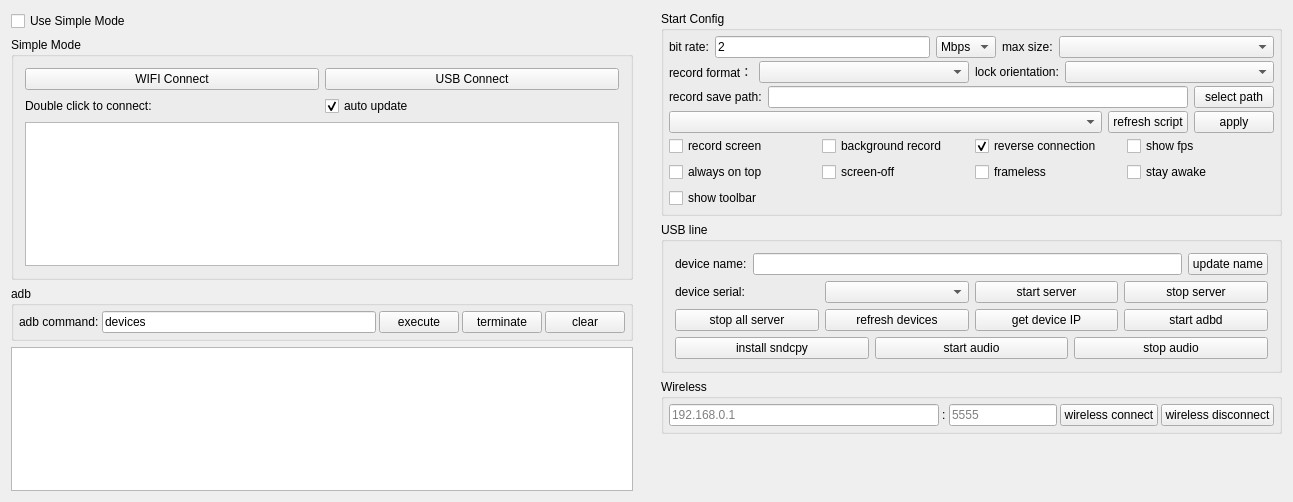
<?xml version="1.0" encoding="UTF-8"?>
<ui version="4.0">
 <class>Widget</class>
 <widget class="QWidget" name="Widget">
  <property name="geometry">
   <rect>
    <x>0</x>
    <y>0</y>
    <width>1293</width>
    <height>502</height>
   </rect>
  </property>
  <property name="windowTitle">
   <string notr="true">QtScrcpy</string>
  </property>
  <layout class="QHBoxLayout" name="horizontalLayout_11">
   <property name="leftMargin">
    <number>0</number>
   </property>
   <property name="topMargin">
    <number>0</number>
   </property>
   <property name="rightMargin">
    <number>0</number>
   </property>
   <property name="bottomMargin">
    <number>0</number>
   </property>
   <item>
    <widget class="QWidget" name="leftWidget" native="true">
     <property name="sizePolicy">
      <sizepolicy hsizetype="Preferred" vsizetype="Preferred">
       <horstretch>0</horstretch>
       <verstretch>0</verstretch>
      </sizepolicy>
     </property>
     <layout class="QVBoxLayout" name="verticalLayout_5">
      <item>
       <widget class="QCheckBox" name="useSingleModeCheck">
        <property name="sizePolicy">
         <sizepolicy hsizetype="Preferred" vsizetype="Maximum">
          <horstretch>0</horstretch>
          <verstretch>0</verstretch>
         </sizepolicy>
        </property>
        <property name="styleSheet">
         <string notr="true"/>
        </property>
        <property name="text">
         <string>Use Simple Mode</string>
        </property>
        <property name="checked">
         <bool>false</bool>
        </property>
       </widget>
      </item>
      <item>
       <widget class="QGroupBox" name="simpleGroupBox">
        <property name="sizePolicy">
         <sizepolicy hsizetype="Preferred" vsizetype="Preferred">
          <horstretch>0</horstretch>
          <verstretch>0</verstretch>
         </sizepolicy>
        </property>
        <property name="title">
         <string>Simple Mode</string>
        </property>
        <property name="checkable">
         <bool>false</bool>
        </property>
        <layout class="QVBoxLayout" name="verticalLayout_4">
         <item>
          <layout class="QHBoxLayout" name="horizontalLayout_9">
           <item>
            <widget class="QPushButton" name="wifiConnectBtn">
             <property name="sizePolicy">
              <sizepolicy hsizetype="Preferred" vsizetype="Maximum">
               <horstretch>0</horstretch>
               <verstretch>0</verstretch>
              </sizepolicy>
             </property>
             <property name="text">
              <string>WIFI Connect</string>
             </property>
            </widget>
           </item>
           <item>
            <widget class="QPushButton" name="usbConnectBtn">
             <property name="sizePolicy">
              <sizepolicy hsizetype="Preferred" vsizetype="Maximum">
               <horstretch>0</horstretch>
               <verstretch>0</verstretch>
              </sizepolicy>
             </property>
             <property name="text">
              <string>USB Connect</string>
             </property>
            </widget>
           </item>
          </layout>
         </item>
         <item>
          <layout class="QHBoxLayout" name="horizontalLayout_13">
           <property name="topMargin">
            <number>0</number>
           </property>
           <item>
            <widget class="QLabel" name="label_10">
             <property name="sizePolicy">
              <sizepolicy hsizetype="Preferred" vsizetype="Preferred">
               <horstretch>0</horstretch>
               <verstretch>0</verstretch>
              </sizepolicy>
             </property>
             <property name="text">
              <string>Double click to connect:</string>
             </property>
            </widget>
           </item>
           <item>
            <widget class="QCheckBox" name="autoUpdatecheckBox">
             <property name="sizePolicy">
              <sizepolicy hsizetype="Preferred" vsizetype="Preferred">
               <horstretch>0</horstretch>
               <verstretch>0</verstretch>
              </sizepolicy>
             </property>
             <property name="text">
              <string>auto update</string>
             </property>
             <property name="checked">
              <bool>true</bool>
             </property>
            </widget>
           </item>
          </layout>
         </item>
         <item>
          <widget class="QListWidget" name="connectedPhoneList">
           <property name="sizePolicy">
            <sizepolicy hsizetype="Preferred" vsizetype="Preferred">
             <horstretch>0</horstretch>
             <verstretch>0</verstretch>
            </sizepolicy>
           </property>
          </widget>
         </item>
        </layout>
       </widget>
      </item>
      <item>
       <widget class="QGroupBox" name="adbGroupBox">
        <property name="sizePolicy">
         <sizepolicy hsizetype="Preferred" vsizetype="Maximum">
          <horstretch>0</horstretch>
          <verstretch>0</verstretch>
         </sizepolicy>
        </property>
        <property name="title">
         <string notr="true">adb</string>
        </property>
        <layout class="QHBoxLayout" name="horizontalLayout_2">
         <property name="spacing">
          <number>3</number>
         </property>
         <property name="leftMargin">
          <number>5</number>
         </property>
         <property name="topMargin">
          <number>5</number>
         </property>
         <property name="rightMargin">
          <number>5</number>
         </property>
         <property name="bottomMargin">
          <number>5</number>
         </property>
         <item>
          <widget class="QLabel" name="label_7">
           <property name="sizePolicy">
            <sizepolicy hsizetype="Maximum" vsizetype="Preferred">
             <horstretch>0</horstretch>
             <verstretch>0</verstretch>
            </sizepolicy>
           </property>
           <property name="text">
            <string>adb command:</string>
           </property>
           <property name="buddy">
            <cstring>adbCommandEdt</cstring>
           </property>
          </widget>
         </item>
         <item>
          <widget class="QLineEdit" name="adbCommandEdt">
           <property name="sizePolicy">
            <sizepolicy hsizetype="MinimumExpanding" vsizetype="Preferred">
             <horstretch>0</horstretch>
             <verstretch>0</verstretch>
            </sizepolicy>
           </property>
           <property name="text">
            <string notr="true">devices</string>
           </property>
          </widget>
         </item>
         <item>
          <widget class="QPushButton" name="adbCommandBtn">
           <property name="sizePolicy">
            <sizepolicy hsizetype="Maximum" vsizetype="Preferred">
             <horstretch>0</horstretch>
             <verstretch>0</verstretch>
            </sizepolicy>
           </property>
           <property name="text">
            <string>execute</string>
           </property>
          </widget>
         </item>
         <item>
          <widget class="QPushButton" name="stopAdbBtn">
           <property name="sizePolicy">
            <sizepolicy hsizetype="Maximum" vsizetype="Preferred">
             <horstretch>0</horstretch>
             <verstretch>0</verstretch>
            </sizepolicy>
           </property>
           <property name="text">
            <string>terminate</string>
           </property>
          </widget>
         </item>
         <item>
          <widget class="QPushButton" name="clearOut">
           <property name="sizePolicy">
            <sizepolicy hsizetype="Maximum" vsizetype="Preferred">
             <horstretch>0</horstretch>
             <verstretch>0</verstretch>
            </sizepolicy>
           </property>
           <property name="text">
            <string>clear</string>
           </property>
          </widget>
         </item>
        </layout>
       </widget>
      </item>
      <item>
       <widget class="QTextEdit" name="outEdit">
        <property name="sizePolicy">
         <sizepolicy hsizetype="Preferred" vsizetype="Preferred">
          <horstretch>0</horstretch>
          <verstretch>0</verstretch>
         </sizepolicy>
        </property>
        <property name="focusPolicy">
         <enum>Qt::NoFocus</enum>
        </property>
        <property name="documentTitle">
         <string/>
        </property>
        <property name="readOnly">
         <bool>true</bool>
        </property>
       </widget>
      </item>
     </layout>
    </widget>
   </item>
   <item>
    <widget class="QWidget" name="rightWidget" native="true">
     <property name="sizePolicy">
      <sizepolicy hsizetype="MinimumExpanding" vsizetype="Preferred">
       <horstretch>0</horstretch>
       <verstretch>0</verstretch>
      </sizepolicy>
     </property>
     <layout class="QVBoxLayout" name="verticalLayout_6">
      <item>
       <widget class="QGroupBox" name="configGroupBox">
        <property name="sizePolicy">
         <sizepolicy hsizetype="Preferred" vsizetype="Preferred">
          <horstretch>0</horstretch>
          <verstretch>0</verstretch>
         </sizepolicy>
        </property>
        <property name="title">
         <string>Start Config</string>
        </property>
        <layout class="QVBoxLayout" name="verticalLayout_3">
         <property name="spacing">
          <number>3</number>
         </property>
         <property name="leftMargin">
          <number>5</number>
         </property>
         <property name="topMargin">
          <number>5</number>
         </property>
         <property name="rightMargin">
          <number>5</number>
         </property>
         <property name="bottomMargin">
          <number>5</number>
         </property>
         <item>
          <widget class="QWidget" name="configWidget1" native="true">
           <property name="sizePolicy">
            <sizepolicy hsizetype="Preferred" vsizetype="Preferred">
             <horstretch>0</horstretch>
             <verstretch>0</verstretch>
            </sizepolicy>
           </property>
           <layout class="QHBoxLayout" name="horizontalLayout_5">
            <property name="leftMargin">
             <number>0</number>
            </property>
            <property name="topMargin">
             <number>0</number>
            </property>
            <property name="rightMargin">
             <number>0</number>
            </property>
            <property name="bottomMargin">
             <number>0</number>
            </property>
            <item>
             <widget class="QLabel" name="label_3">
              <property name="sizePolicy">
               <sizepolicy hsizetype="Maximum" vsizetype="Preferred">
                <horstretch>0</horstretch>
                <verstretch>0</verstretch>
               </sizepolicy>
              </property>
              <property name="text">
               <string>bit rate:</string>
              </property>
             </widget>
            </item>
            <item>
             <widget class="QLineEdit" name="bitRateEdit">
              <property name="sizePolicy">
               <sizepolicy hsizetype="Preferred" vsizetype="Preferred">
                <horstretch>0</horstretch>
                <verstretch>0</verstretch>
               </sizepolicy>
              </property>
              <property name="text">
               <string notr="true">2</string>
              </property>
             </widget>
            </item>
            <item>
             <widget class="QComboBox" name="bitRateBox">
              <property name="sizePolicy">
               <sizepolicy hsizetype="Maximum" vsizetype="Preferred">
                <horstretch>0</horstretch>
                <verstretch>0</verstretch>
               </sizepolicy>
              </property>
              <property name="toolTip">
               <string/>
              </property>
              <property name="currentText">
               <string notr="true">Mbps</string>
              </property>
              <item>
               <property name="text">
                <string notr="true">Mbps</string>
               </property>
              </item>
              <item>
               <property name="text">
                <string notr="true">Kbps</string>
               </property>
              </item>
             </widget>
            </item>
            <item>
             <widget class="QLabel" name="label_4">
              <property name="sizePolicy">
               <sizepolicy hsizetype="Maximum" vsizetype="Preferred">
                <horstretch>0</horstretch>
                <verstretch>0</verstretch>
               </sizepolicy>
              </property>
              <property name="text">
               <string>max size:</string>
              </property>
             </widget>
            </item>
            <item>
             <widget class="QComboBox" name="maxSizeBox">
              <property name="sizePolicy">
               <sizepolicy hsizetype="Preferred" vsizetype="Preferred">
                <horstretch>0</horstretch>
                <verstretch>0</verstretch>
               </sizepolicy>
              </property>
              <property name="toolTip">
               <string/>
              </property>
             </widget>
            </item>
           </layout>
          </widget>
         </item>
         <item>
          <widget class="QWidget" name="configWidget5" native="true">
           <property name="sizePolicy">
            <sizepolicy hsizetype="Preferred" vsizetype="Preferred">
             <horstretch>0</horstretch>
             <verstretch>0</verstretch>
            </sizepolicy>
           </property>
           <layout class="QHBoxLayout" name="horizontalLayout_7">
            <property name="leftMargin">
             <number>0</number>
            </property>
            <property name="topMargin">
             <number>0</number>
            </property>
            <property name="rightMargin">
             <number>0</number>
            </property>
            <property name="bottomMargin">
             <number>0</number>
            </property>
            <item>
             <widget class="QLabel" name="label_6">
              <property name="sizePolicy">
               <sizepolicy hsizetype="Maximum" vsizetype="Preferred">
                <horstretch>0</horstretch>
                <verstretch>0</verstretch>
               </sizepolicy>
              </property>
              <property name="text">
               <string>record format：</string>
              </property>
             </widget>
            </item>
            <item>
             <widget class="QComboBox" name="formatBox">
              <property name="sizePolicy">
               <sizepolicy hsizetype="Preferred" vsizetype="Preferred">
                <horstretch>0</horstretch>
                <verstretch>0</verstretch>
               </sizepolicy>
              </property>
             </widget>
            </item>
            <item>
             <widget class="QLabel" name="label_8">
              <property name="sizePolicy">
               <sizepolicy hsizetype="Maximum" vsizetype="Preferred">
                <horstretch>0</horstretch>
                <verstretch>0</verstretch>
               </sizepolicy>
              </property>
              <property name="text">
               <string>lock orientation:</string>
              </property>
             </widget>
            </item>
            <item>
             <widget class="QComboBox" name="lockOrientationBox">
              <property name="sizePolicy">
               <sizepolicy hsizetype="Preferred" vsizetype="Preferred">
                <horstretch>0</horstretch>
                <verstretch>0</verstretch>
               </sizepolicy>
              </property>
             </widget>
            </item>
           </layout>
          </widget>
         </item>
         <item>
          <widget class="QWidget" name="configWidget2" native="true">
           <property name="sizePolicy">
            <sizepolicy hsizetype="Preferred" vsizetype="Preferred">
             <horstretch>0</horstretch>
             <verstretch>0</verstretch>
            </sizepolicy>
           </property>
           <layout class="QHBoxLayout" name="horizontalLayout_6">
            <property name="leftMargin">
             <number>0</number>
            </property>
            <property name="topMargin">
             <number>0</number>
            </property>
            <property name="rightMargin">
             <number>0</number>
            </property>
            <property name="bottomMargin">
             <number>0</number>
            </property>
            <item>
             <widget class="QLabel" name="label_5">
              <property name="sizePolicy">
               <sizepolicy hsizetype="Preferred" vsizetype="Preferred">
                <horstretch>0</horstretch>
                <verstretch>0</verstretch>
               </sizepolicy>
              </property>
              <property name="text">
               <string>record save path:</string>
              </property>
              <property name="buddy">
               <cstring>recordPathEdt</cstring>
              </property>
             </widget>
            </item>
            <item>
             <widget class="QLineEdit" name="recordPathEdt">
              <property name="sizePolicy">
               <sizepolicy hsizetype="MinimumExpanding" vsizetype="Preferred">
                <horstretch>0</horstretch>
                <verstretch>0</verstretch>
               </sizepolicy>
              </property>
              <property name="readOnly">
               <bool>true</bool>
              </property>
             </widget>
            </item>
            <item>
             <widget class="QPushButton" name="selectRecordPathBtn">
              <property name="sizePolicy">
               <sizepolicy hsizetype="Preferred" vsizetype="Preferred">
                <horstretch>0</horstretch>
                <verstretch>0</verstretch>
               </sizepolicy>
              </property>
              <property name="text">
               <string>select path</string>
              </property>
              <property name="autoDefault">
               <bool>false</bool>
              </property>
             </widget>
            </item>
           </layout>
          </widget>
         </item>
         <item>
          <widget class="QWidget" name="configWidget4" native="true">
           <property name="sizePolicy">
            <sizepolicy hsizetype="Preferred" vsizetype="Preferred">
             <horstretch>0</horstretch>
             <verstretch>0</verstretch>
            </sizepolicy>
           </property>
           <layout class="QHBoxLayout" name="horizontalLayout_8">
            <property name="leftMargin">
             <number>0</number>
            </property>
            <property name="topMargin">
             <number>0</number>
            </property>
            <property name="rightMargin">
             <number>0</number>
            </property>
            <property name="bottomMargin">
             <number>0</number>
            </property>
            <item>
             <widget class="QComboBox" name="gameBox">
              <property name="sizePolicy">
               <sizepolicy hsizetype="MinimumExpanding" vsizetype="Preferred">
                <horstretch>0</horstretch>
                <verstretch>0</verstretch>
               </sizepolicy>
              </property>
             </widget>
            </item>
            <item>
             <widget class="QPushButton" name="refreshGameScriptBtn">
              <property name="sizePolicy">
               <sizepolicy hsizetype="Preferred" vsizetype="Preferred">
                <horstretch>0</horstretch>
                <verstretch>0</verstretch>
               </sizepolicy>
              </property>
              <property name="text">
               <string>refresh script</string>
              </property>
             </widget>
            </item>
            <item>
             <widget class="QPushButton" name="applyScriptBtn">
              <property name="sizePolicy">
               <sizepolicy hsizetype="Preferred" vsizetype="Preferred">
                <horstretch>0</horstretch>
                <verstretch>0</verstretch>
               </sizepolicy>
              </property>
              <property name="text">
               <string>apply</string>
              </property>
             </widget>
            </item>
           </layout>
          </widget>
         </item>
         <item>
          <widget class="QWidget" name="configWidget3" native="true">
           <property name="sizePolicy">
            <sizepolicy hsizetype="Preferred" vsizetype="Preferred">
             <horstretch>0</horstretch>
             <verstretch>0</verstretch>
            </sizepolicy>
           </property>
           <layout class="QGridLayout" name="gridLayout">
            <property name="leftMargin">
             <number>0</number>
            </property>
            <property name="topMargin">
             <number>0</number>
            </property>
            <property name="rightMargin">
             <number>0</number>
            </property>
            <property name="bottomMargin">
             <number>0</number>
            </property>
            <item row="0" column="4">
             <widget class="QCheckBox" name="fpsCheck">
              <property name="sizePolicy">
               <sizepolicy hsizetype="Preferred" vsizetype="Preferred">
                <horstretch>0</horstretch>
                <verstretch>0</verstretch>
               </sizepolicy>
              </property>
              <property name="text">
               <string>show fps</string>
              </property>
             </widget>
            </item>
            <item row="0" column="1">
             <widget class="QCheckBox" name="notDisplayCheck">
              <property name="sizePolicy">
               <sizepolicy hsizetype="Preferred" vsizetype="Preferred">
                <horstretch>0</horstretch>
                <verstretch>0</verstretch>
               </sizepolicy>
              </property>
              <property name="text">
               <string>background record</string>
              </property>
              <property name="checkable">
               <bool>false</bool>
              </property>
             </widget>
            </item>
            <item row="1" column="0">
             <widget class="QCheckBox" name="alwaysTopCheck">
              <property name="sizePolicy">
               <sizepolicy hsizetype="Preferred" vsizetype="Preferred">
                <horstretch>0</horstretch>
                <verstretch>0</verstretch>
               </sizepolicy>
              </property>
              <property name="text">
               <string>always on top</string>
              </property>
              <property name="checked">
               <bool>false</bool>
              </property>
             </widget>
            </item>
            <item row="0" column="0">
             <widget class="QCheckBox" name="recordScreenCheck">
              <property name="sizePolicy">
               <sizepolicy hsizetype="Preferred" vsizetype="Preferred">
                <horstretch>0</horstretch>
                <verstretch>0</verstretch>
               </sizepolicy>
              </property>
              <property name="text">
               <string>record screen</string>
              </property>
             </widget>
            </item>
            <item row="0" column="3">
             <widget class="QCheckBox" name="useReverseCheck">
              <property name="sizePolicy">
               <sizepolicy hsizetype="Preferred" vsizetype="Preferred">
                <horstretch>0</horstretch>
                <verstretch>0</verstretch>
               </sizepolicy>
              </property>
              <property name="text">
               <string>reverse connection</string>
              </property>
              <property name="checked">
               <bool>true</bool>
              </property>
             </widget>
            </item>
            <item row="1" column="1">
             <widget class="QCheckBox" name="closeScreenCheck">
              <property name="sizePolicy">
               <sizepolicy hsizetype="Preferred" vsizetype="Preferred">
                <horstretch>0</horstretch>
                <verstretch>0</verstretch>
               </sizepolicy>
              </property>
              <property name="text">
               <string>screen-off</string>
              </property>
             </widget>
            </item>
            <item row="1" column="3">
             <widget class="QCheckBox" name="framelessCheck">
              <property name="sizePolicy">
               <sizepolicy hsizetype="Preferred" vsizetype="Preferred">
                <horstretch>0</horstretch>
                <verstretch>0</verstretch>
               </sizepolicy>
              </property>
              <property name="text">
               <string>frameless</string>
              </property>
             </widget>
            </item>
            <item row="1" column="4">
             <widget class="QCheckBox" name="stayAwakeCheck">
              <property name="sizePolicy">
               <sizepolicy hsizetype="Preferred" vsizetype="Preferred">
                <horstretch>0</horstretch>
                <verstretch>0</verstretch>
               </sizepolicy>
              </property>
              <property name="text">
               <string>stay awake</string>
              </property>
             </widget>
            </item>
            <item row="2" column="0">
             <widget class="QCheckBox" name="showToolbar">
              <property name="text">
               <string>show toolbar</string>
              </property>
             </widget>
            </item>
           </layout>
          </widget>
         </item>
        </layout>
       </widget>
      </item>
      <item>
       <widget class="QGroupBox" name="usbGroupBox">
        <property name="sizePolicy">
         <sizepolicy hsizetype="Preferred" vsizetype="Preferred">
          <horstretch>0</horstretch>
          <verstretch>0</verstretch>
         </sizepolicy>
        </property>
        <property name="title">
         <string>USB line</string>
        </property>
        <layout class="QVBoxLayout" name="verticalLayout">
         <item>
          <layout class="QHBoxLayout" name="horizontalLayout_10">
           <item>
            <widget class="QLabel" name="label_9">
             <property name="sizePolicy">
              <sizepolicy hsizetype="Preferred" vsizetype="Preferred">
               <horstretch>0</horstretch>
               <verstretch>0</verstretch>
              </sizepolicy>
             </property>
             <property name="text">
              <string>device name:</string>
             </property>
            </widget>
           </item>
           <item>
            <widget class="QLineEdit" name="userNameEdt">
             <property name="sizePolicy">
              <sizepolicy hsizetype="MinimumExpanding" vsizetype="Preferred">
               <horstretch>0</horstretch>
               <verstretch>0</verstretch>
              </sizepolicy>
             </property>
            </widget>
           </item>
           <item>
            <widget class="QPushButton" name="updateNameBtn">
             <property name="sizePolicy">
              <sizepolicy hsizetype="Preferred" vsizetype="Preferred">
               <horstretch>0</horstretch>
               <verstretch>0</verstretch>
              </sizepolicy>
             </property>
             <property name="text">
              <string>update name</string>
             </property>
             <property name="autoDefault">
              <bool>false</bool>
             </property>
            </widget>
           </item>
          </layout>
         </item>
         <item>
          <widget class="QWidget" name="usbWidget1" native="true">
           <property name="sizePolicy">
            <sizepolicy hsizetype="Preferred" vsizetype="Preferred">
             <horstretch>0</horstretch>
             <verstretch>0</verstretch>
            </sizepolicy>
           </property>
           <layout class="QHBoxLayout" name="horizontalLayout_3">
            <property name="leftMargin">
             <number>0</number>
            </property>
            <property name="topMargin">
             <number>0</number>
            </property>
            <property name="rightMargin">
             <number>0</number>
            </property>
            <property name="bottomMargin">
             <number>0</number>
            </property>
            <item>
             <widget class="QLabel" name="label_2">
              <property name="sizePolicy">
               <sizepolicy hsizetype="Preferred" vsizetype="Preferred">
                <horstretch>0</horstretch>
                <verstretch>0</verstretch>
               </sizepolicy>
              </property>
              <property name="text">
               <string>device serial:</string>
              </property>
             </widget>
            </item>
            <item>
             <widget class="QComboBox" name="serialBox">
              <property name="sizePolicy">
               <sizepolicy hsizetype="Preferred" vsizetype="Preferred">
                <horstretch>0</horstretch>
                <verstretch>0</verstretch>
               </sizepolicy>
              </property>
             </widget>
            </item>
            <item>
             <widget class="QPushButton" name="startServerBtn">
              <property name="sizePolicy">
               <sizepolicy hsizetype="Preferred" vsizetype="Preferred">
                <horstretch>0</horstretch>
                <verstretch>0</verstretch>
               </sizepolicy>
              </property>
              <property name="text">
               <string>start server</string>
              </property>
              <property name="autoDefault">
               <bool>false</bool>
              </property>
             </widget>
            </item>
            <item>
             <widget class="QPushButton" name="stopServerBtn">
              <property name="sizePolicy">
               <sizepolicy hsizetype="Preferred" vsizetype="Preferred">
                <horstretch>0</horstretch>
                <verstretch>0</verstretch>
               </sizepolicy>
              </property>
              <property name="text">
               <string>stop server</string>
              </property>
              <property name="autoDefault">
               <bool>false</bool>
              </property>
             </widget>
            </item>
           </layout>
          </widget>
         </item>
         <item>
          <widget class="QWidget" name="usbWidget2" native="true">
           <property name="sizePolicy">
            <sizepolicy hsizetype="Preferred" vsizetype="Preferred">
             <horstretch>0</horstretch>
             <verstretch>0</verstretch>
            </sizepolicy>
           </property>
           <layout class="QHBoxLayout" name="horizontalLayout_4">
            <property name="leftMargin">
             <number>0</number>
            </property>
            <property name="topMargin">
             <number>0</number>
            </property>
            <property name="rightMargin">
             <number>0</number>
            </property>
            <property name="bottomMargin">
             <number>0</number>
            </property>
            <item>
             <widget class="QPushButton" name="stopAllServerBtn">
              <property name="sizePolicy">
               <sizepolicy hsizetype="Preferred" vsizetype="Preferred">
                <horstretch>0</horstretch>
                <verstretch>0</verstretch>
               </sizepolicy>
              </property>
              <property name="text">
               <string>stop all server</string>
              </property>
             </widget>
            </item>
            <item>
             <widget class="QPushButton" name="updateDevice">
              <property name="sizePolicy">
               <sizepolicy hsizetype="Preferred" vsizetype="Preferred">
                <horstretch>0</horstretch>
                <verstretch>0</verstretch>
               </sizepolicy>
              </property>
              <property name="text">
               <string>refresh devices</string>
              </property>
              <property name="autoDefault">
               <bool>false</bool>
              </property>
             </widget>
            </item>
            <item>
             <widget class="QPushButton" name="getIPBtn">
              <property name="sizePolicy">
               <sizepolicy hsizetype="Preferred" vsizetype="Preferred">
                <horstretch>0</horstretch>
                <verstretch>0</verstretch>
               </sizepolicy>
              </property>
              <property name="text">
               <string>get device IP</string>
              </property>
              <property name="autoDefault">
               <bool>false</bool>
              </property>
             </widget>
            </item>
            <item>
             <widget class="QPushButton" name="startAdbdBtn">
              <property name="sizePolicy">
               <sizepolicy hsizetype="Preferred" vsizetype="Preferred">
                <horstretch>0</horstretch>
                <verstretch>0</verstretch>
               </sizepolicy>
              </property>
              <property name="text">
               <string>start adbd</string>
              </property>
              <property name="autoDefault">
               <bool>false</bool>
              </property>
             </widget>
            </item>
           </layout>
          </widget>
         </item>
         <item>
          <widget class="QWidget" name="usbWidget3" native="true">
           <layout class="QHBoxLayout" name="horizontalLayout_12">
            <property name="leftMargin">
             <number>0</number>
            </property>
            <property name="topMargin">
             <number>0</number>
            </property>
            <property name="rightMargin">
             <number>0</number>
            </property>
            <property name="bottomMargin">
             <number>0</number>
            </property>
            <item>
             <widget class="QPushButton" name="installSndcpyBtn">
              <property name="sizePolicy">
               <sizepolicy hsizetype="Preferred" vsizetype="Preferred">
                <horstretch>0</horstretch>
                <verstretch>0</verstretch>
               </sizepolicy>
              </property>
              <property name="text">
               <string>install sndcpy</string>
              </property>
             </widget>
            </item>
            <item>
             <widget class="QPushButton" name="startAudioBtn">
              <property name="sizePolicy">
               <sizepolicy hsizetype="Preferred" vsizetype="Preferred">
                <horstretch>0</horstretch>
                <verstretch>0</verstretch>
               </sizepolicy>
              </property>
              <property name="text">
               <string>start audio</string>
              </property>
             </widget>
            </item>
            <item>
             <widget class="QPushButton" name="stopAudioBtn">
              <property name="sizePolicy">
               <sizepolicy hsizetype="Preferred" vsizetype="Preferred">
                <horstretch>0</horstretch>
                <verstretch>0</verstretch>
               </sizepolicy>
              </property>
              <property name="text">
               <string>stop audio</string>
              </property>
             </widget>
            </item>
           </layout>
          </widget>
         </item>
        </layout>
       </widget>
      </item>
      <item>
       <widget class="QGroupBox" name="wirelessGroupBox">
        <property name="sizePolicy">
         <sizepolicy hsizetype="Preferred" vsizetype="Preferred">
          <horstretch>0</horstretch>
          <verstretch>0</verstretch>
         </sizepolicy>
        </property>
        <property name="title">
         <string>Wireless</string>
        </property>
        <layout class="QHBoxLayout" name="horizontalLayout">
         <property name="spacing">
          <number>3</number>
         </property>
         <property name="leftMargin">
          <number>5</number>
         </property>
         <property name="topMargin">
          <number>5</number>
         </property>
         <property name="rightMargin">
          <number>5</number>
         </property>
         <property name="bottomMargin">
          <number>5</number>
         </property>
         <item>
          <widget class="QLineEdit" name="deviceIpEdt">
           <property name="sizePolicy">
            <sizepolicy hsizetype="MinimumExpanding" vsizetype="Preferred">
             <horstretch>0</horstretch>
             <verstretch>0</verstretch>
            </sizepolicy>
           </property>
           <property name="text">
            <string/>
           </property>
           <property name="maxLength">
            <number>128</number>
           </property>
           <property name="placeholderText">
            <string notr="true">192.168.0.1</string>
           </property>
          </widget>
         </item>
         <item>
          <widget class="QLabel" name="label">
           <property name="sizePolicy">
            <sizepolicy hsizetype="Maximum" vsizetype="Preferred">
             <horstretch>0</horstretch>
             <verstretch>0</verstretch>
            </sizepolicy>
           </property>
           <property name="text">
            <string notr="true">:</string>
           </property>
          </widget>
         </item>
         <item>
          <widget class="QLineEdit" name="devicePortEdt">
           <property name="sizePolicy">
            <sizepolicy hsizetype="Maximum" vsizetype="Preferred">
             <horstretch>0</horstretch>
             <verstretch>0</verstretch>
            </sizepolicy>
           </property>
           <property name="text">
            <string/>
           </property>
           <property name="maxLength">
            <number>6</number>
           </property>
           <property name="placeholderText">
            <string notr="true">5555</string>
           </property>
          </widget>
         </item>
         <item>
          <widget class="QPushButton" name="wirelessConnectBtn">
           <property name="sizePolicy">
            <sizepolicy hsizetype="Preferred" vsizetype="Preferred">
             <horstretch>0</horstretch>
             <verstretch>0</verstretch>
            </sizepolicy>
           </property>
           <property name="text">
            <string>wireless connect</string>
           </property>
           <property name="autoDefault">
            <bool>false</bool>
           </property>
          </widget>
         </item>
         <item>
          <widget class="QPushButton" name="wirelessDisConnectBtn">
           <property name="sizePolicy">
            <sizepolicy hsizetype="Preferred" vsizetype="Preferred">
             <horstretch>0</horstretch>
             <verstretch>0</verstretch>
            </sizepolicy>
           </property>
           <property name="text">
            <string>wireless disconnect</string>
           </property>
           <property name="autoDefault">
            <bool>false</bool>
           </property>
          </widget>
         </item>
        </layout>
       </widget>
      </item>
      <item>
       <spacer name="verticalSpacer">
        <property name="sizePolicy">
         <sizepolicy hsizetype="Minimum" vsizetype="Expanding">
          <horstretch>0</horstretch>
          <verstretch>0</verstretch>
         </sizepolicy>
        </property>
        <property name="orientation">
         <enum>Qt::Vertical</enum>
        </property>
        <property name="sizeType">
         <enum>QSizePolicy::Expanding</enum>
        </property>
        <property name="sizeHint" stdset="0">
         <size>
          <width>40</width>
          <height>20</height>
         </size>
        </property>
       </spacer>
      </item>
     </layout>
    </widget>
   </item>
  </layout>
 </widget>
 <layoutdefault spacing="6" margin="11"/>
 <tabstops>
  <tabstop>deviceIpEdt</tabstop>
  <tabstop>devicePortEdt</tabstop>
  <tabstop>wirelessConnectBtn</tabstop>
  <tabstop>wirelessDisConnectBtn</tabstop>
  <tabstop>adbCommandEdt</tabstop>
  <tabstop>adbCommandBtn</tabstop>
  <tabstop>stopAdbBtn</tabstop>
  <tabstop>clearOut</tabstop>
 </tabstops>
 <resources/>
 <connections/>
</ui>
